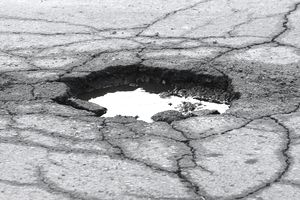
#> input picture project/data/test1.jpg, 300 x 200 px
$ python -i pothole_predict.py   (imports and definitions only)   (older library calls are emulated)
#> lines starting #> are read from the running program, lines starting #| are printed output that depends on the picture; after the words box and inside, x2 and y2 are one past the last pixel; in counts of white or black regions, pixels touching at a corner belong together
### project/src/histogram.py
import numpy as np
from numpy import arctan2, fliplr, flipud


def gradient(image):

    sy, sx = image.shape

    #Gradient of x
    gx = np.zeros(image.shape)
    gx[:, 1:-1] = -image[:, :-2] + image[:, 2:]
    gx[:, 0] = -image[:, 0] + image[:, 1]
    gx[:, -1] = -image[:, -2] + image[:, -1]
    #Gradient of y
    gy = np.zeros(image.shape)
    gy[1:-1, :] = image[:-2, :] - image[2:, :]
    gy[0, :] = image[0, :] - image[1, :]
    gy[-1, :] = image[-2, :] - image[-1, :]

    return gx, gy


def magnitude_orientation(gx, gy):

    magnitude = np.sqrt(gx**2 + gy**2)
    orientation = (arctan2(gy, gx) * 180 / np.pi) % 360

    return magnitude, orientation


def compute_coefs(csx, csy, dx, dy, n_cells_x, n_cells_y):


    # We want a squared coefficients matrix so that it can be rotated to interpolate in every direction
    n_cells = max(n_cells_x, n_cells_y)

    # Every cell of this matrix corresponds to (x - x_1)/dx
    x = (np.arange(dx)+0.5)/csx

    # Every cell of this matrix corresponds to (y - y_1)/dy
    y = (np.arange(dy)+0.5)/csy

    y = y[np.newaxis, :]
    x = x[:, np.newaxis]

    # CENTRAL COEFFICIENT
    ccoefs = np.zeros((csy, csx))

    ccoefs[:dy, :dx] = (1 - x)*(1 - y)
    ccoefs[:dy, -dx:] = fliplr(y)*(1 - x)
    ccoefs[-dy:, :dx] = (1 - y)*flipud(x)
    ccoefs[-dy:, -dx:] = fliplr(y)*flipud(x)

    coefs = np.zeros((csx*n_cells - dx, csy*n_cells - dy))
    coefs[:-dy, :-dx] = np.tile(ccoefs, (n_cells - 1, n_cells - 1))

    # REST OF THE BORDER
    coefs[:-dy, -dx:] = np.tile(np.concatenate(((1 - x), np.flipud(x))), (n_cells - 1, dy))
    coefs[-dy:, :-dx] = np.tile(np.concatenate(((1 - y), np.fliplr(y)), axis=1), (dx, n_cells - 1))
    coefs[-dy:, -dx:] = 1

    return coefs


def interpolate_orientation(orientation, sx, sy, nbins):

    max_angle = 180

    b_step = max_angle/nbins
    b0 = (orientation % max_angle) // b_step
    b0[np.where(b0>=nbins)]=0
    b1 = b0 + 1
    b1[np.where(b1>=nbins)]=0
    b = np.abs(orientation % b_step) / b_step

    #linear interpolation between the bins
    # Coefficients corresponding to the bin interpolation
    # We go from an image to a higher dimension representation of size (sizex, sizey, nbins)
    temp_coefs = np.zeros((sy, sx, nbins))
    for i in range(nbins):
        temp_coefs[:, :, i] += np.where(b0==i, (1 - b), 0)
        temp_coefs[:, :, i] += np.where(b1==i, b, 0)

    return temp_coefs


# [13 lines left out: function per_pixel_hog, not called in this run]


def interpolate(magnitude, orientation, csx, csy, sx, sy, n_cells_x, n_cells_y, nbins=9):

    dx = csx//2
    dy = csy//2

    temp_coefs = interpolate_orientation(orientation, sx, sy, nbins)


    # Coefficients of the spatial interpolation in every direction
    coefs = compute_coefs(csx, csy, dx, dy, n_cells_x, n_cells_y)

    temp = np.zeros((sy, sx, nbins))
    # hist(y0, x0)
    temp[:-dy, :-dx, :] += temp_coefs[dy:, dx:, :]*\
        (magnitude[dy:, dx:]*coefs[-(n_cells_y*csy - dy):, -(n_cells_x*csx - dx):])[:, :, np.newaxis]

    # hist(y1, x0)
    coefs = np.rot90(coefs)
    temp[dy:, :-dx, :] += temp_coefs[:-dy, dx:, :]*\
        (magnitude[:-dy, dx:]*coefs[:(n_cells_y*csy - dy), -(n_cells_x*csx - dx):])[:, :, np.newaxis]

    # hist(y1, x1)
    coefs = np.rot90(coefs)
    temp[dy:, dx:, :] += temp_coefs[:-dy, :-dx, :]*\
        (magnitude[:-dy, :-dx]*coefs[:(n_cells_y*csy - dy), :(n_cells_x*csx - dx)])[:, :, np.newaxis]

    # hist(y0, x1)
    coefs = np.rot90(coefs)
    temp[:-dy, dx:, :] += temp_coefs[dy:, :-dx, :]*\
        (magnitude[dy:, :-dx]*coefs[-(n_cells_y*csy - dy):, :(n_cells_x*csx - dx)])[:, :, np.newaxis]

    # Compute the histogram: sum over the cells
    orientation_histogram = temp.reshape((n_cells_y, csy, n_cells_x, csx, nbins)).sum(axis=3).sum(axis=1)

    return orientation_histogram


def normalise_histogram(orientation_histogram, bx, by, n_cells_x, n_cells_y, nbins):

    eps = 1e-7

    if bx==1 and by==1: #faster version
        normalised_blocks = np.clip(
          orientation_histogram / np.sqrt(orientation_histogram.sum(axis=-1)**2 + eps)[:, :, np.newaxis], 0, 0.2)
        normalised_blocks /= np.sqrt(normalised_blocks.sum(axis=-1)**2 + eps)[:, :, np.newaxis]

    else:
        n_blocksx = (n_cells_x - bx) + 1
        n_blocksy = (n_cells_y - by) + 1
        normalised_blocks = np.zeros((n_blocksy, n_blocksx, nbins))

        for x in range(n_blocksx):
            for y in range(n_blocksy):
                block = orientation_histogram[y:y + by, x:x + bx, :]
                normalised_blocks[y, x, :] = np.clip(block[0, 0, :] / np.sqrt(block.sum()**2 + eps), 0, 0.2)
                normalised_blocks[y, x, :] /= np.sqrt(normalised_blocks[y, x, :].sum()**2 + eps)

    return normalised_blocks


def hog(image, cell_size=(8, 8), nbins=9, cells_per_block=(1, 1)):


    csy, csx = cell_size
    gx, gy = gradient(image)
    magnitude, orientation = magnitude_orientation(gx, gy)
    sy, sx = magnitude.shape
    # checking that the cell size are even
    if csx % 2 != 0:
        csx += 1
        print("WARNING: the cell_size must be even, incrementing cell_size_x of 1")
    if csy % 2 != 0:
        csy += 1
        print("WARNING: the cell_size must be even, incrementing cell_size_y of 1")

    # Consider only the right part of the image
    # (if the rest doesn't fill a whole cell, just drop it)
    sx -= sx % csx
    sy -= sy % csy
    n_cells_x = sx//csx
    n_cells_y = sy//csy
    magnitude = magnitude[:sy, :sx]
    orientation = orientation[:sy, :sx]
    by, bx = cells_per_block

    orientation_histogram = interpolate(magnitude, orientation, csx, csy, sx, sy, n_cells_x, n_cells_y, nbins)

    normalised_blocks = normalise_histogram(orientation_histogram, bx, by, n_cells_x, n_cells_y, nbins)

    return normalised_blocks


# [7 lines of commented-out code are left out]

### project/src/canny.py
import numpy as np
import cv2


# Non-maximal supression
def NonMaxSupWithInterpol(Gmag, deg, Gx, Gy):
    NMS = np.zeros(Gmag.shape)

    # Ignoring the first and the last column
    for i in range(1, int(Gmag.shape[0]) - 1):
        for j in range(1, int(Gmag.shape[1]) - 1):
            if((deg[i,j] >= 0 and deg[i,j] <= 45) or (deg[i,j] < -135 and deg[i,j] >= -180)):
                bot = np.array([Gmag[i,j+1], Gmag[i+1,j+1]])
                top = np.array([Gmag[i,j-1], Gmag[i-1,j-1]])
                alpha = np.absolute(Gy[i,j]/Gmag[i,j])
                if (Gmag[i,j] >= ((bot[1]-bot[0])*alpha+bot[0]) and Gmag[i,j] >= ((top[1]-top[0])*alpha+top[0])):
                    NMS[i,j] = Gmag[i,j]
                else:
                    NMS[i,j] = 0
            if((deg[i,j] > 45 and deg[i,j] <= 90) or (deg[i,j] < -90 and deg[i,j] >= -135)):
                bot = np.array([Gmag[i+1,j] ,Gmag[i+1,j+1]])
                top = np.array([Gmag[i-1,j] ,Gmag[i-1,j-1]])
                alpha = np.absolute(Gx[i,j]/Gmag[i,j])
                if (Gmag[i,j] >= ((bot[1]-bot[0])*alpha+bot[0]) and Gmag[i,j] >= ((top[1]-top[0])*alpha+top[0])):
                    NMS[i,j] = Gmag[i,j]
                else:
                    NMS[i,j] = 0
            if((deg[i,j] > 90 and deg[i,j] <= 135) or (deg[i,j] < -45 and deg[i,j] >= -90)):
                bot = np.array([Gmag[i+1,j] ,Gmag[i+1,j-1]])
                top = np.array([Gmag[i-1,j] ,Gmag[i-1,j+1]])
                alpha = np.absolute(Gx[i,j]/Gmag[i,j])
                if (Gmag[i,j] >= ((bot[1]-bot[0])*alpha+bot[0]) and Gmag[i,j] >= ((top[1]-top[0])*alpha+top[0])):
                    NMS[i,j] = Gmag[i,j]
                else:
                    NMS[i,j] = 0
            if((deg[i,j] > 135 and deg[i,j] <= 180) or (deg[i,j] < 0 and deg[i,j] >= -45)):
                bot = np.array([Gmag[i,j-1] ,Gmag[i+1,j-1]])
                top = np.array([Gmag[i,j+1] ,Gmag[i-1,j+1]])
                alpha = np.absolute(Gy[i,j]/Gmag[i,j])
                if (Gmag[i,j] >= ((bot[1]-bot[0])*alpha+bot[0]) and Gmag[i,j] >= ((top[1]-top[0])*alpha+top[0])):
                    NMS[i,j] = Gmag[i,j]
                else:
                    NMS[i,j] = 0

    return NMS


# Hysterisis
def hysterisis_threshold(img):
    highThresholdRatio = 0.8
    lowThresholdRatio = 0.3
    hyster = np.copy(img)
    h = int(hyster.shape[0])
    w = int(hyster.shape[1])
    ht = np.max(hyster) * highThresholdRatio
    lt = ht * lowThresholdRatio
    x = 0.1
    oldx=0

    # The while loop is used so that the loop will keep executing till the number of strong edges do not change, i.e all weak edges connected to strong edges have been found
    while(oldx != x):
        oldx = x
        for i in range(1,h-1):
            for j in range(1,w-1):
                if(hyster[i,j] > ht):
                    hyster[i,j] = 1
                elif(hyster[i,j] < lt):
                    hyster[i,j] = 0
                else:
                    if((hyster[i-1,j-1] > ht) or
                        (hyster[i-1,j] > ht) or
                        (hyster[i-1,j+1] > ht) or
                        (hyster[i,j-1] > ht) or
                        (hyster[i,j+1] > ht) or
                        (hyster[i+1,j-1] > ht) or
                        (hyster[i+1,j] > ht) or
                        (hyster[i+1,j+1] > ht)):
                        hyster[i,j] = 1
        x = np.sum(hyster == 1)

    hyster = (hyster == 1) * hyster # This is done to remove/clean all the weak edges which are not connected to strong edges

    return hyster


def canny(image):

    # use the image given in the argument
    image = image

    # resige image as the program just to sure its 200*200
    image = cv2.resize(image,(200,200))

    # Convert color image to grayscale to help extraction of edges and plot it
    image_gray = np.dot(image[...,:3], [0.299, 0.587, 0.114])

    # Blur the grayscale image so that only important edges are extracted and the noisy ones ignored
    image_gray_blurred = cv2.GaussianBlur(image_gray,(5,5),1.4)

    # Apply Sobel Filter in X direction
    # gx = SobelFilter(image_gray_blurred, 'x')
    Gx = np.array([[-1,0,+1], [-2,0,+2],  [-1,0,+1]])
    gx = cv2.filter2D(image_gray_blurred,-1,Gx)
    gx = gx/np.max(gx)

    # Apply Sobel Filter in Y direction
    # gy = SobelFilter(image_gray_blurred, 'y')
    Gy = np.array([[-1,-2,-1], [0,0,0], [+1,+2,+1]])
    gy = cv2.filter2D(image_gray_blurred,-1,Gy)
    gy = gy/np.max(gy)

    # Calculate the magnitude of the gradients obtained
    Mag = np.hypot(gx,gy)
    Mag = Mag/np.max(Mag)

    # Calculate direction of the gradients
    Gradient = np.degrees(np.arctan2(gy,gx))

    # Get the Non-Max Suppressed output
    NMS = NonMaxSupWithInterpol(Mag, Gradient, gx, gy)
    NMS = NMS/np.max(NMS)

    # The output of canny edge detection
    final = hysterisis_threshold(NMS)
    # cv2.imshow('Output', final)
    # cv2.waitKey(0)

    return final

### project/src/pothole_predict.py
import cv2
import os
import pickle
import matplotlib.pyplot as plt
import numpy as np
import glob
import sys

from sklearn.model_selection import train_test_split
from sklearn.naive_bayes import GaussianNB
from histogram import gradient, magnitude_orientation, hog
from sklearn.metrics import accuracy_score
from sklearn.metrics import precision_score
from sklearn.metrics import recall_score

from canny import canny


def classifier_gaussianNB(train_data, test_data, train_label, test_label):
    clf = GaussianNB()
    print("Training Gaussian")
    clf.fit(train_data, train_label)
    pred_label = clf.predict(test_data)
    # print(clf.predict(pred_test))
    print("Accuracy\n",accuracy_score(test_label,pred_label))
    print("Precision\n",precision_score(test_label,pred_label))
    print("Recall\n",recall_score(test_label,pred_label))
    return clf

def read_image():
    if len(sys.argv) == 2:
        image = cv2.imread(sys.argv[1],0)
#> image: shape (200, 300); min 0, max 255, mean 168.3
        image_rgb = cv2.imread(sys.argv[1])
#> image_rgb is the input picture: shape (200, 300, 3); mean B, G, R 171.2, 168.3, 167.4
        image = cv2.resize(image,(200,200))
#> image: shape (200, 200)
        image_rgb = cv2.resize(image_rgb,(200,200))
#> image_rgb: shape (200, 200, 3)
    else:
        print("No file input\n")
    return image,image_rgb

def compute_hog(img):
    gx, gy = gradient(img)
#> in gradient, `gx[:, 0] = -image[:, 0] + image[:, 1]`: gx: shape (200, 200) float64; min 0, max 255, mean 124.3
#> in gradient, `gx[:, -1] = -image[:, -2] + image[:, -1]`:
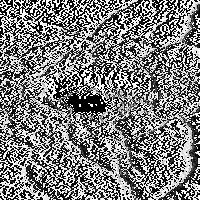
#> gx: shape (200, 200) float64; min 0, max 255, mean 124.9
#> in gradient, `gy[0, :] = image[0, :] - image[1, :]`: gy: shape (200, 200) float64; min 0, max 255, mean 121.4
#> in gradient, `gy[-1, :] = image[-2, :] - image[-1, :]`:
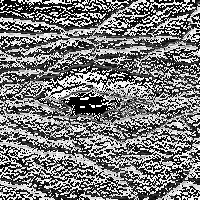
#> gy: shape (200, 200) float64; min 0, max 255, mean 122
    mag, ori = magnitude_orientation(gx, gy)
    im1 = img
    h = hog(im1, cell_size=(4, 4), cells_per_block=(1, 1), nbins=8)
#> in compute_coefs, `coefs[-dy:, :-dx] = np.tile(np.concatenate(((1 - y), np.fliplr(y)), ax..`:
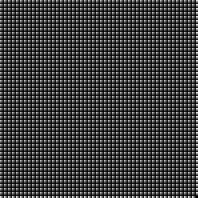
#> coefs: shape (198, 198) float64; min 0, max 0.875, mean 0.255
    c = h.ravel()
#> c = 20000 values, max 0.657 at index 10572, min 0 at index 5, mean 0.125
    return c

def localize(img2):
    edges = canny(img2)
    edges = np.array(edges * 255, dtype = np.uint8)

    image1, contours, hierarchy = cv2.findContours(edges,cv2.RETR_TREE,cv2.CHAIN_APPROX_NONE)

    out = cv2.drawContours(img2, contours, -1, (0,250,0),1)

    try: hierarchy = hierarchy[0]
    except: hierarchy = []

    height, width, _ = img2.shape
    min_x, min_y = width, height
    max_x = max_y = 0

    # computes the bounding box for the contour, and draws it on the frame,
    for contour, hier in zip(contours, hierarchy):
        (x,y,w,h) = cv2.boundingRect(contour)
        min_x, max_x = min(x, min_x), max(x+w, max_x)
        min_y, max_y = min(y, min_y), max(y+h, max_y)
        if w > 80 and h > 80:
            cv2.rectangle(img2, (x,y), (x+w,y+h), (255, 0, 0), 2)

    if max_x - min_x > 0 and max_y - min_y > 0:
        cv2.rectangle(img2, (min_x, min_y), (max_x, max_y), (255, 0, 0), 2)

    cv2.imshow("Show",img2)
    cv2.waitKey(0)
    cv2.destroyAllWindows()

#Loading the datasets
# [6 lines not run here, left out]
# [1 line that did not run here, left out]
# [1 line that did not run here, left out]
img, img_rgb = read_image()
hog = compute_hog(img)
#> hog has the same summary as c in compute_hog
# [1 line that did not run here, left out]
# [5 lines not run here, left out]


>>> import cv2
>>> picture = cv2.imread('../data/test1.jpg')
>>> result = localize(picture)
#> after the loop in NonMaxSupWithInterpol, `for i in range(1, int(Gmag.shape[0]) - 1):`:
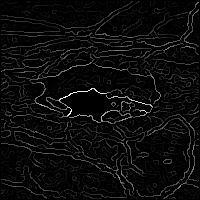
#> NMS: shape (200, 200) float64; min 0, max 1, mean 0.0421
#> in hysterisis_threshold, `ht = np.max(hyster) * highThresholdRatio`: ht = 0.8
#> in hysterisis_threshold, `lt = ht * lowThresholdRatio`: lt = 0.24
#> the loop in hysterisis_threshold, `while(oldx != x):` made 62 passes
#> (oldx, x) on passes 2 to 13: (138, 165), (165, 173), (173, 184), (184, 193), (193, 202), (202, 209), (209, 215), (215, 222), (222, 226), (226, 231), (231, 253), (253, 258)
#> x on pass 1: 138
#> after the loop in hysterisis_threshold, `while(oldx != x):`:
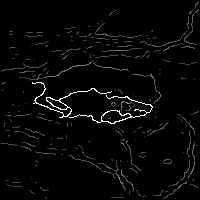
#> hyster: shape (200, 200) float64; 19.16% of pixels changed, all inside (x1, y1, x2, y2) = (1, 1, 199, 199)
#> in hysterisis_threshold, `hyster = (hyster == 1) * hyster`:
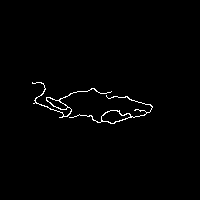
#> hyster: shape (200, 200) float64; values 0 (black) and 1 (white), 1.1% white in thin lines or dots, all inside (x1, y1, x2, y2) = (32, 82, 153, 124)
#> in localize, `image1, contours, hierarchy = cv2.findContours(edges,cv2.RETR_TREE,cv2..`: contours = 4 contours; box (x1, y1, x2, y2) and area: (69, 95, 153, 124) 263, (101, 110, 131, 124) 222, (32, 82, 112, 118) 156, (46, 97, 68, 110) 111
#> the loop in localize, `for contour, hier in zip(contours, hierarchy):` made 4 passes
#> (hier, x, y, w, h, min_x, min_y) on passes 1 to 4: ([2, -1, 1, -1], 69, 95, 84, 29, 69, 95), ([-1, -1, -1, 0], 101, 110, 30, 14, 69, 95), ([-1, 0, 3, -1], 32, 82, 80, 36, 32, 82), ([-1, -1, -1, 2], 46, 97, 22, 13, 32, 82)
#> in localize, `cv2.rectangle(img2, (min_x, min_y), (max_x, max_y), (255, 0, 0), 2)`:
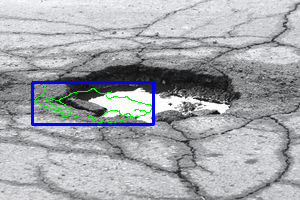
#> img2: shape (200, 300, 3); mean B, G, R 172.2, 167, 164.4

$ run again, on project/data/test3.jpg
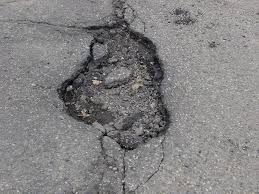
#> input picture project/data/test3.jpg, 259 x 194 px
#> in read_image, image_rgb is the input picture: shape (194, 259, 3); mean B, G, R 131.2, 131.1, 132.1
#> image_rgb: shape (200, 200, 3)
#> c = 20000 values, max 0.547 at index 4618, min 0 at index 5, mean 0.125
#> hog has the same summary as c in compute_hog
#> ht = 0.8
#> lt = 0.24
#> the loop in hysterisis_threshold, `while(oldx != x):` made 32 passes
#> (oldx, x) on passes 2 to 9: (193, 215), (215, 244), (244, 328), (328, 351), (351, 363), (363, 404), (404, 417), (417, 424)
#> in hysterisis_threshold, `hyster = (hyster == 1) * hyster`:
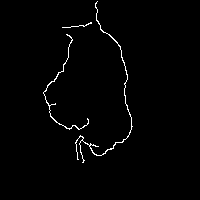
#> hyster: shape (200, 200) float64; values 0 (black) and 1 (white), 1.3% white in thin lines or dots, all inside (x1, y1, x2, y2) = (43, 1, 133, 163)
#> contours = 3 contours, 1 with area under 20; largest, box (x1, y1, x2, y2) and area: (75, 1, 133, 163) 63, (43, 34, 89, 130) 42
#> the loop in localize, `for contour, hier in zip(contours, hierarchy):` made 3 passes
#> (hier, x, y, w, h, max_x, min_y, max_y) on passes 1 to 3: ([1, -1, -1, -1], 43, 34, 46, 96, 89, 34, 130), ([2, 0, -1, -1], 62, 22, 30, 6, 92, 22, 130), ([-1, 1, -1, -1], 75, 1, 58, 162, 133, 1, 163)
#> in localize, `cv2.rectangle(img2, (min_x, min_y), (max_x, max_y), (255, 0, 0), 2)`:
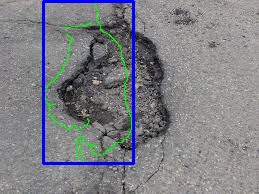
#> img2: shape (194, 259, 3); mean B, G, R 133.9, 128.8, 127.1

$ run again, on project/data/test4.jpg
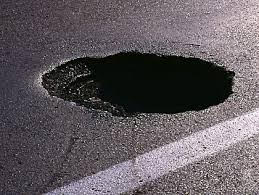
#> input picture project/data/test4.jpg, 259 x 195 px
#> in read_image, image_rgb is the input picture: shape (195, 259, 3); mean B, G, R 94.9, 90.2, 96.9
#> image_rgb: shape (200, 200, 3)
#> c = 20000 values, max 1 at index 6964, min 0 at index 5, mean 0.122
#> hog has the same summary as c in compute_hog
#> ht = 0.8
#> lt = 0.24
#> the loop in hysterisis_threshold, `while(oldx != x):` made 7 passes
#> (oldx, x) on passes 2 to 7: (276, 300), (300, 319), (319, 368), (368, 379), (379, 400), (400, 400)
#> in hysterisis_threshold, `hyster = (hyster == 1) * hyster`:
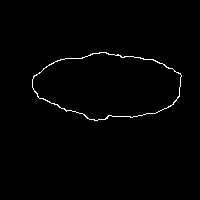
#> hyster: shape (200, 200) float64; values 0 (black) and 1 (white), 1% white in thin lines or dots, all inside (x1, y1, x2, y2) = (32, 52, 182, 121)
#> contours = 2 contours; box (x1, y1, x2, y2) and area: (32, 52, 182, 121) 7461, (32, 52, 182, 121) 7395
#> the loop in localize, `for contour, hier in zip(contours, hierarchy):` made 2 passes
#> (hier, x, y, w, h, min_x, max_x, min_y) on passes 1 to 2: ([-1, -1, 1, -1], 32, 52, 150, 69, 32, 182, 52), ([-1, -1, -1, 0], 32, 52, 150, 69, 32, 182, 52)
#> in localize, `cv2.rectangle(img2, (min_x, min_y), (max_x, max_y), (255, 0, 0), 2)`:
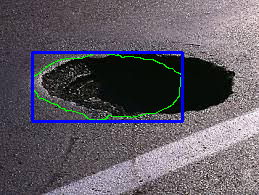
#> img2: shape (195, 259, 3); mean B, G, R 99.2, 89.7, 94.5

$ run again, on project/data/test5.jpg
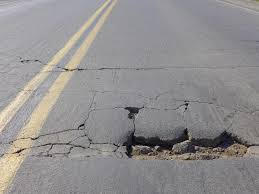
#> input picture project/data/test5.jpg, 259 x 194 px
#> in read_image, image_rgb is the input picture: shape (194, 259, 3); mean B, G, R 143.5, 143.2, 145.5
#> image_rgb: shape (200, 200, 3)
#> c = 20000 values, max 1 at index 100, min 0 at index 5, mean 0.125
#> hog has the same summary as c in compute_hog
#> ht = 0.8
#> lt = 0.24
#> the loop in hysterisis_threshold, `while(oldx != x):` made 41 passes
#> (oldx, x) on passes 2 to 9: (163, 183), (183, 219), (219, 234), (234, 243), (243, 257), (257, 270), (270, 277), (277, 282)
#> edges: shape (200, 200); 1% white in thin lines or dots, all inside (x1, y1, x2, y2) = (11, 110, 199, 163)
#> contours = 5 contours, 1 with area under 20; largest, box (x1, y1, x2, y2) and area: (96, 110, 108, 123) 82, (96, 110, 108, 123) 76, (103, 131, 199, 157) 43, (94, 133, 159, 163) 28
#> the loop in localize, `for contour, hier in zip(contours, hierarchy):` made 5 passes
#> (hier, x, y, w, h, max_x, min_y, max_y) on passes 1 to 5: ([1, -1, -1, -1], 11, 151, 10, 8, 21, 151, 159), ([2, 0, -1, -1], 94, 133, 65, 30, 159, 133, 163), ([3, 1, -1, -1], 103, 131, 96, 26, 199, 131, 163), ([-1, 2, 4, -1], 96, 110, 12, 13, 199, 110, 163), ([-1, -1, -1, 3], 96, 110, 12, 13, 199, 110, 163)
#> in localize, `cv2.rectangle(img2, (min_x, min_y), (max_x, max_y), (255, 0, 0), 2)`:
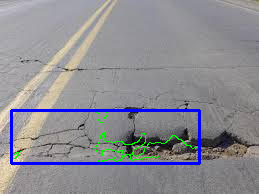
#> img2: shape (194, 259, 3); mean B, G, R 145.9, 140.2, 140.4
